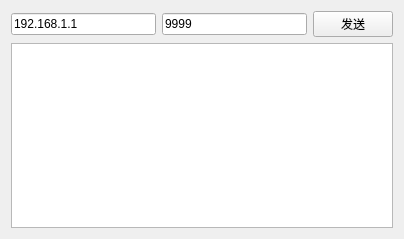
<?xml version="1.0" encoding="UTF-8"?>
<ui version="4.0">
 <class>UdpSend</class>
 <widget class="QWidget" name="UdpSend">
  <property name="geometry">
   <rect>
    <x>0</x>
    <y>0</y>
    <width>404</width>
    <height>239</height>
   </rect>
  </property>
  <property name="windowTitle">
   <string>UdpSend</string>
  </property>
  <layout class="QVBoxLayout" name="verticalLayout">
   <item>
    <layout class="QHBoxLayout" name="horizontalLayout">
     <item>
      <widget class="QLineEdit" name="ipEdit">
       <property name="text">
        <string>192.168.1.1</string>
       </property>
      </widget>
     </item>
     <item>
      <widget class="QLineEdit" name="portEdit">
       <property name="text">
        <string>9999</string>
       </property>
      </widget>
     </item>
     <item>
      <widget class="QPushButton" name="sendBt">
       <property name="text">
        <string>发送</string>
       </property>
      </widget>
     </item>
    </layout>
   </item>
   <item>
    <widget class="QTextEdit" name="textEdit"/>
   </item>
  </layout>
 </widget>
 <resources/>
 <connections/>
</ui>
